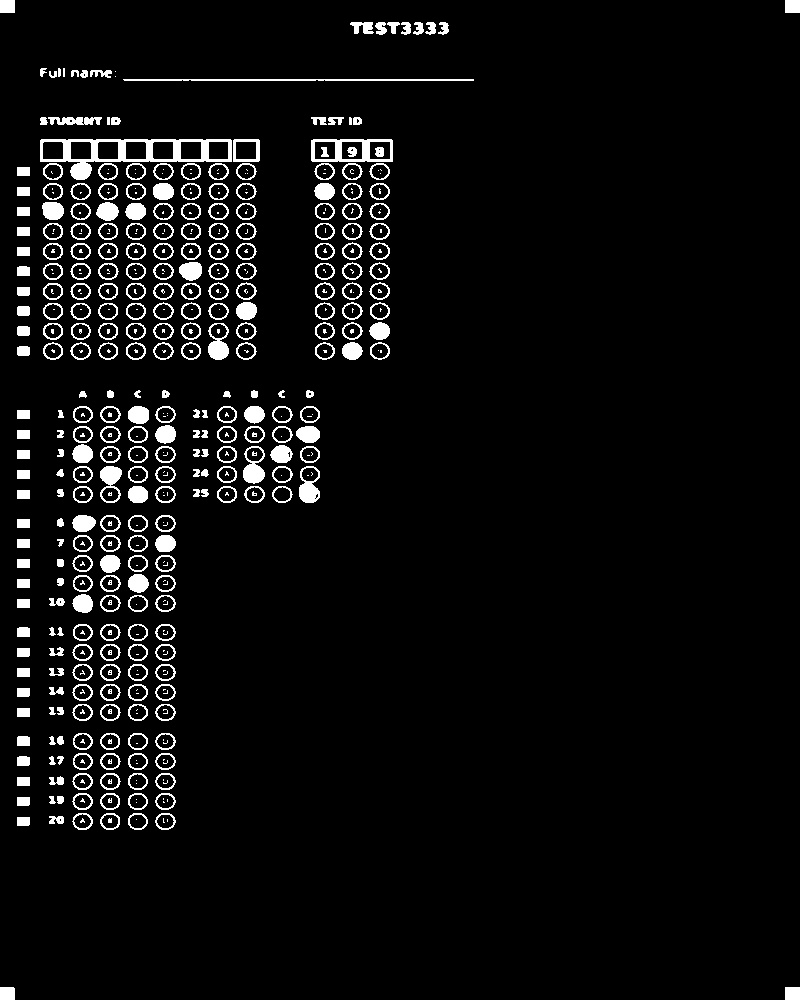
#> input picture api/debug_thresh.jpg, 800 x 1000 px
$ python calibrate_coords.py
#> lines starting #> are read from the running program, lines starting #| are printed output that depends on the picture; after the words box and inside, x2 and y2 are one past the last pixel; in counts of white or black regions, pixels touching at a corner belong together
"""
Script calibrate: Chạy trên ảnh debug_thresh.jpg (800x1000) để tìm tọa độ chính xác.
Vẽ các vùng crop lên ảnh và lưu debug_calibrate.jpg để kiểm tra trực quan.

Cách dùng:
    python api/calibrate_coords.py
"""
import cv2
import numpy as np
import os

DEBUG_DIR = os.path.dirname(os.path.abspath(__file__))

# Load the resized thresh image
thresh_path = os.path.join(DEBUG_DIR, "debug_thresh.jpg")
img = cv2.imread(thresh_path)
#> img is the input picture: shape (1000, 800, 3); min 0, max 255, mean 13.3
if img is None:
    print(f"Cannot load {thresh_path}")
    exit(1)

h, w = img.shape[:2]
#> h = 1000; w = 800
print(f"Image size: {w}x{h}")
#| Image size: 800x1000

# ===== Auto-detect STUDENT ID and TEST ID regions =====
# Convert to grayscale if needed
gray = cv2.cvtColor(img, cv2.COLOR_BGR2GRAY) if len(img.shape) == 3 else img.copy()

# Look for the text labels "STUDENT ID" and "TEST ID" by scanning for dense white regions
# in the top portion of the image
#
# Strategy: find horizontal bands of high pixel density in the header area

# Instead of auto-detect, let's scan the thresh image and find where bubbles are
# by looking at column density
print("\n===== Column density scan (top 50% of image) =====")
top_half = gray[:h//2, :]
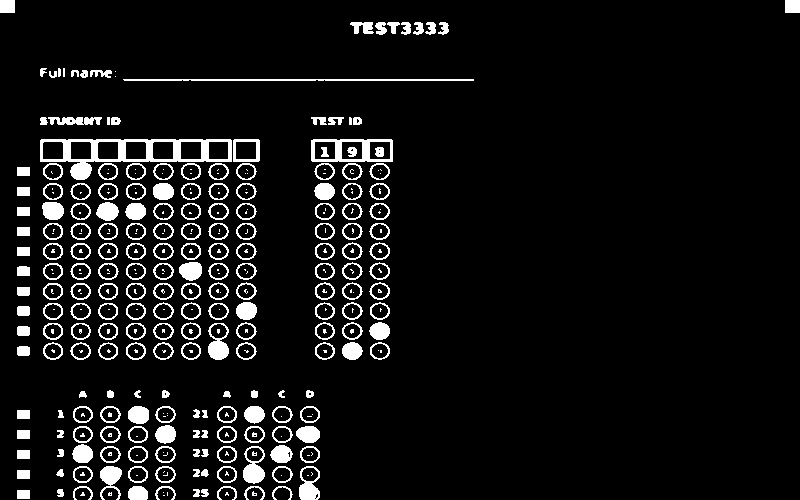
#> top_half: shape (500, 800); min 0, max 255, mean 19.3
col_sums = np.sum(top_half > 128, axis=0)
#> col_sums = 800 values, max 178 at index 254, min 0 at index 15, mean 37.61

# Smooth
kernel_size = 10
col_smooth = np.convolve(col_sums, np.ones(kernel_size)/kernel_size, mode='same')
#> col_smooth = 800 values, max 138.7 at index 23, min 0 at index 35, mean 37.57

# Find active column ranges
threshold_col = col_smooth.max() * 0.15
#> threshold_col = 20.81
active_cols = col_smooth > threshold_col

# Find contiguous active bands
bands = []
in_band = False
for i in range(len(active_cols)):
    if active_cols[i] and not in_band:
        start = i
        in_band = True
    elif not active_cols[i] and in_band:
        bands.append((start, i-1))
        in_band = False
#> this loop made 800 passes
#> in_band on passes 14, 35, 40, 267, 273, 294, 299, 396: True, False, True, False, True, False, True, False
#> after the loop, bands = [(13, 33), (39, 265), (272, 292), (298, 394)]; in_band = False; start = 298
if in_band:
    bands.append((start, len(active_cols)-1))

# Filter tiny bands
bands = [(s, e) for s, e in bands if e - s > 20]
#> bands = [(39, 265), (298, 394)]
print(f"Column bands: {bands}")
#| Column bands: [(39, 265), (298, 394)]
for i, (s, e) in enumerate(bands):
    print(f"  Band {i}: x={s}..{e} (width={e-s}px, relative={s/w:.3f}..{e/w:.3f})")
#> this loop made 2 passes
#|   Band 0: x=39..265 (width=226px, relative=0.049..0.331)
#|   Band 1: x=298..394 (width=96px, relative=0.372..0.492)

# Now find row density in the header area
print("\n===== Row density scan (full width) =====")
row_sums = np.sum(gray > 128, axis=1)
#> row_sums = 1000 values, max 351 at index 79, min 0 at index 13, mean 41.63
row_smooth = np.convolve(row_sums, np.ones(5)/5, mode='same')
#> row_smooth = 1000 values, max 211 at index 159, min 0 at index 15, mean 41.59

# Find where bubble grids start and end vertically
row_threshold = row_smooth.max() * 0.1
#> row_threshold = 21.1
active_rows = row_smooth > row_threshold

row_bands = []
in_band = False
for i in range(len(active_rows)):
    if active_rows[i] and not in_band:
        start = i
        in_band = True
    elif not active_rows[i] and in_band:
        row_bands.append((start, i-1))
        in_band = False
#> this loop made 1000 passes
#> after the loop, in_band = False; row_bands = [(1, 11), (21, 34), (69, 82), (116, 125), (137, 360), (390, 397), (405, 503), (515, 531), (535, 551), (555, 571), (575, 591), (595, 611), (624, 640), (644, 660), (664, 680), (684, 700), (705, 720), (733, 749), (753, 769), (773, 789), (793, 809), (813, 829), (988, 998)]; start = 988
if in_band:
    row_bands.append((start, len(active_rows)-1))

row_bands = [(s, e) for s, e in row_bands if e - s > 15]
#> row_bands = [(137, 360), (405, 503), (515, 531), (535, 551), (555, 571), (575, 591), (595, 611), (624, 640), (644, 660), (664, 680), (684, 700), (733, 749), (753, 769), (773, 789), (793, 809), (813, 829)]
print(f"Row bands: {row_bands}")
#| Row bands: [(137, 360), (405, 503), (515, 531), (535, 551), (555, 571), (575, 591), (595, 611), (624, 640), (644, 660), (664, 680), (684, 700), (733, 749), (753, 769), (773, 789), (793, 809), (813, 829)]
for i, (s, e) in enumerate(row_bands):
    print(f"  Row band {i}: y={s}..{e} (height={e-s}px, relative={s/h:.3f}..{e/h:.3f})")
#> this loop made 16 passes
#|   Row band 0: y=137..360 (height=223px, relative=0.137..0.360)
#|   Row band 1: y=405..503 (height=98px, relative=0.405..0.503)
#|   Row band 2: y=515..531 (height=16px, relative=0.515..0.531)
#|   Row band 3: y=535..551 (height=16px, relative=0.535..0.551)
#|   Row band 4: y=555..571 (height=16px, relative=0.555..0.571)
#|   Row band 5: y=575..591 (height=16px, relative=0.575..0.591)
#|   Row band 6: y=595..611 (height=16px, relative=0.595..0.611)
#|   Row band 7: y=624..640 (height=16px, relative=0.624..0.640)
#> (further printed lines are left out)

# ===== Draw candidate regions on image for visual verification =====
debug_img = img.copy() if len(img.shape) == 3 else cv2.cvtColor(img, cv2.COLOR_GRAY2BGR)

# Draw column bands
for i, (s, e) in enumerate(bands):
    color = (0, 255, 0) if i < 2 else (255, 0, 0)
    cv2.line(debug_img, (s, 0), (s, h), color, 1)
    cv2.line(debug_img, (e, 0), (e, h), color, 1)
    cv2.putText(debug_img, f"B{i}:{s}-{e}", (s, 20), cv2.FONT_HERSHEY_SIMPLEX, 0.4, color, 1)
#> this loop made 2 passes
#> (s, e, color) on passes 1 to 2: (39, 265, (0, 255, 0)), (298, 394, (0, 255, 0))
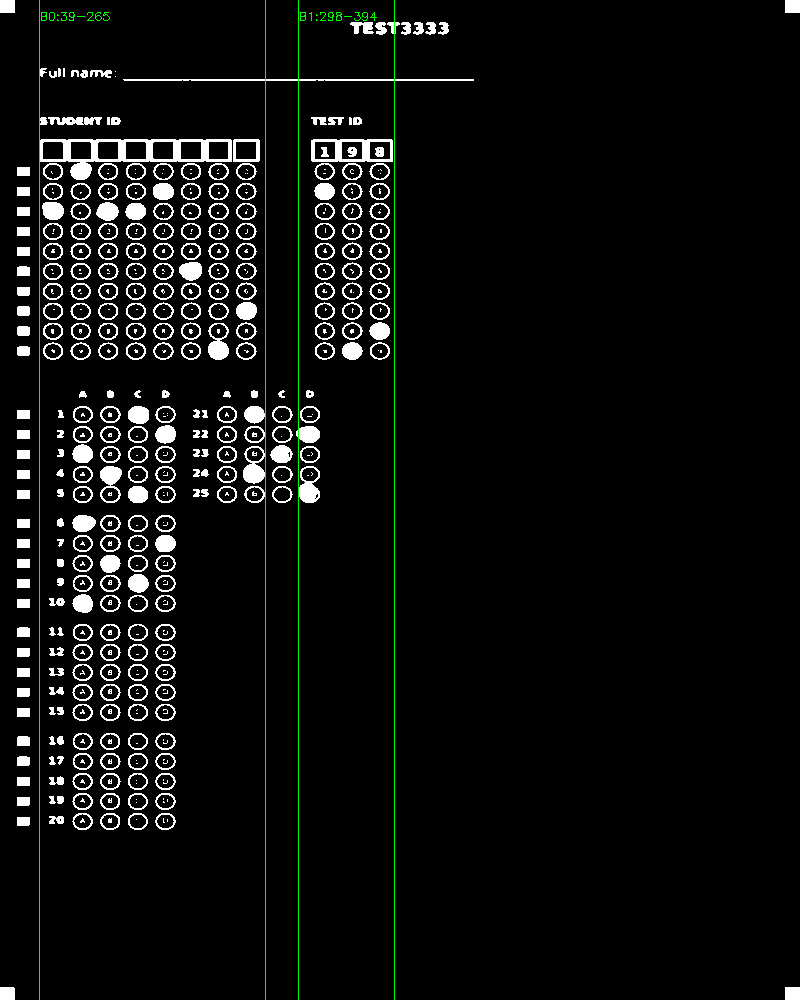
#> debug_img: shape (1000, 800, 3); 0.55% of pixels changed, all inside (x1, y1, x2, y2) = (39, 0, 395, 1000)

# Draw row bands
for i, (s, e) in enumerate(row_bands):
    color = (0, 200, 255)
    cv2.line(debug_img, (0, s), (w, s), color, 1)
    cv2.line(debug_img, (0, e), (w, e), color, 1)
    cv2.putText(debug_img, f"R{i}:{s}-{e}", (5, s+15), cv2.FONT_HERSHEY_SIMPLEX, 0.4, color, 1)
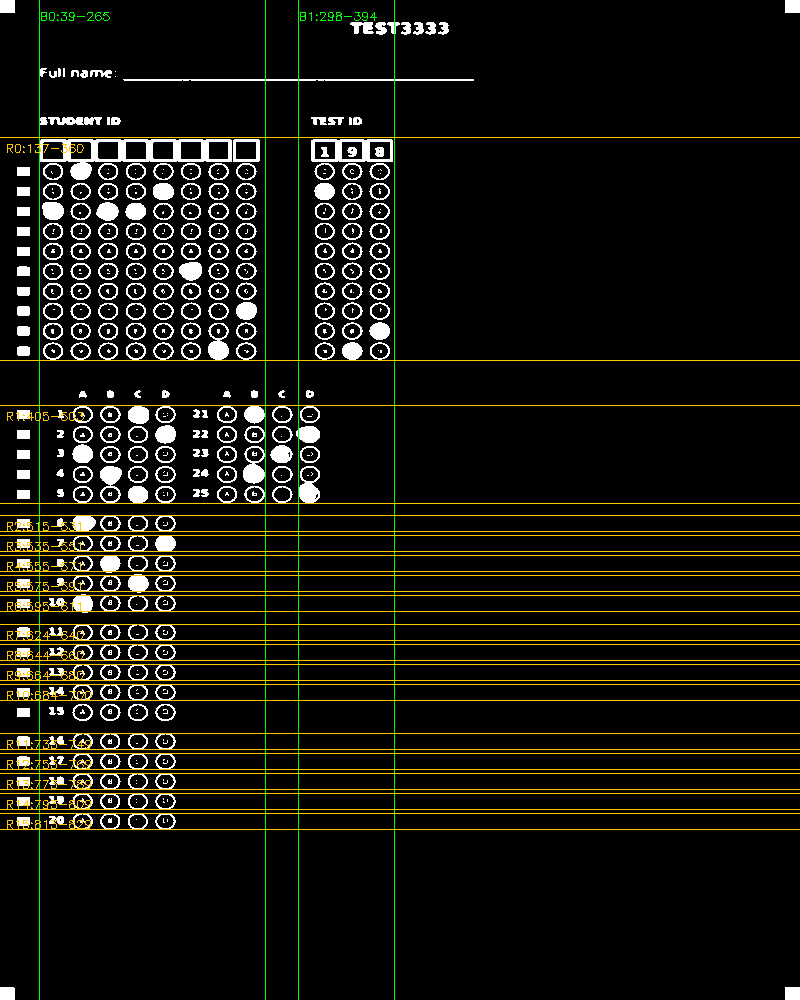
#> debug_img: shape (1000, 800, 3); 3.57% of pixels changed, all inside (x1, y1, x2, y2) = (0, 137, 800, 830)

# Also draw the CURRENT template regions for comparison (in RED)
# Read current template
import json
template_path = os.path.join(DEBUG_DIR, "exam", "omr_template.json")
#> (the run stopped early here; a loop or call above may not have finished)

$ run again, with api/debug_answers_col_1.jpg copied over api/debug_thresh.jpg
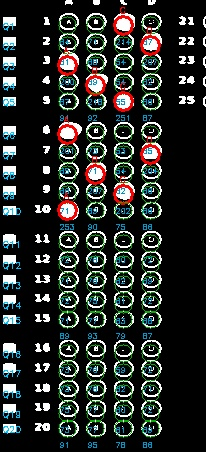
#> input picture api/debug_answers_col_1.jpg, 206 x 452 px
#> img is the input picture: shape (452, 206, 3); mean B, G, R 42.7, 45.5, 42.2
#| Image size: 206x452
#> col_sums = 206 values, max 124 at index 7, min 0 at index 0, mean 34.76
#> col_smooth = 206 values, max 104.8 at index 9, min 0 at index 26, mean 34.49
#> threshold_col = 15.72
#> the loop `for i in range(len(active_cols)):` made 206 passes
#> in_band on passes 1, 21, 42, 54, 59, 84, 85, 112: True, False, True, False, True, False, True, False
#> after the loop `for i in range(len(active_cols)):`: bands = [(0, 19), (41, 52), (58, 82), (84, 110), (113, 137), (140, 164), (180, 194)]; in_band = False; start = 180
#> `bands = [(s, e) for s, e in bands if e - s > 20]`: bands = [(58, 82), (84, 110), (113, 137), (140, 164)]
#| Column bands: [(58, 82), (84, 110), (113, 137), (140, 164)]
#> the loop `for i, (s, e) in enumerate(bands):` made 4 passes
#> (printed output is left out)
#> row_sums = 452 values, max 68 at index 102, min 0 at index 5, mean 29.43
#> row_smooth = 452 values, max 61 at index 22, min 0 at index 7, mean 29.4
#> row_threshold = 6.1
#> the loop `for i in range(len(active_rows)):` made 452 passes
#> after the loop `for i in range(len(active_rows)):`: in_band = False; row_bands = [(0, 5), (12, 110), (120, 200), (202, 219), (229, 309), (311, 328), (338, 418), (420, 437)]; start = 420
#> `row_bands = [(s, e) for s, e in row_bands if e - s > 15]`: row_bands = [(12, 110), (120, 200), (202, 219), (229, 309), (311, 328), (338, 418), (420, 437)]
#| Row bands: [(12, 110), (120, 200), (202, 219), (229, 309), (311, 328), (338, 418), (420, 437)]
#> the loop `for i, (s, e) in enumerate(row_bands):` made 7 passes
#> (printed output is left out)
#> the loop `for i, (s, e) in enumerate(bands):` made 4 passes
#> (s, e, color) on passes 1 to 4: (58, 82, (0, 255, 0)), (84, 110, (0, 255, 0)), (113, 137, (255, 0, 0)), (140, 164, (255, 0, 0))
#> after the loop `for i, (s, e) in enumerate(bands):`:
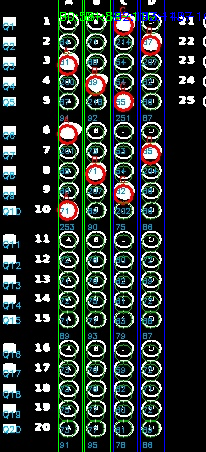
#> debug_img: shape (452, 206, 3); 4.41% of pixels changed, all inside (x1, y1, x2, y2) = (58, 0, 206, 452)
#> after the loop `for i, (s, e) in enumerate(row_bands):`:
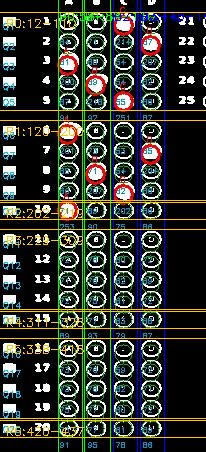
#> debug_img: shape (452, 206, 3); 4.4% of pixels changed, all inside (x1, y1, x2, y2) = (0, 12, 206, 438)
